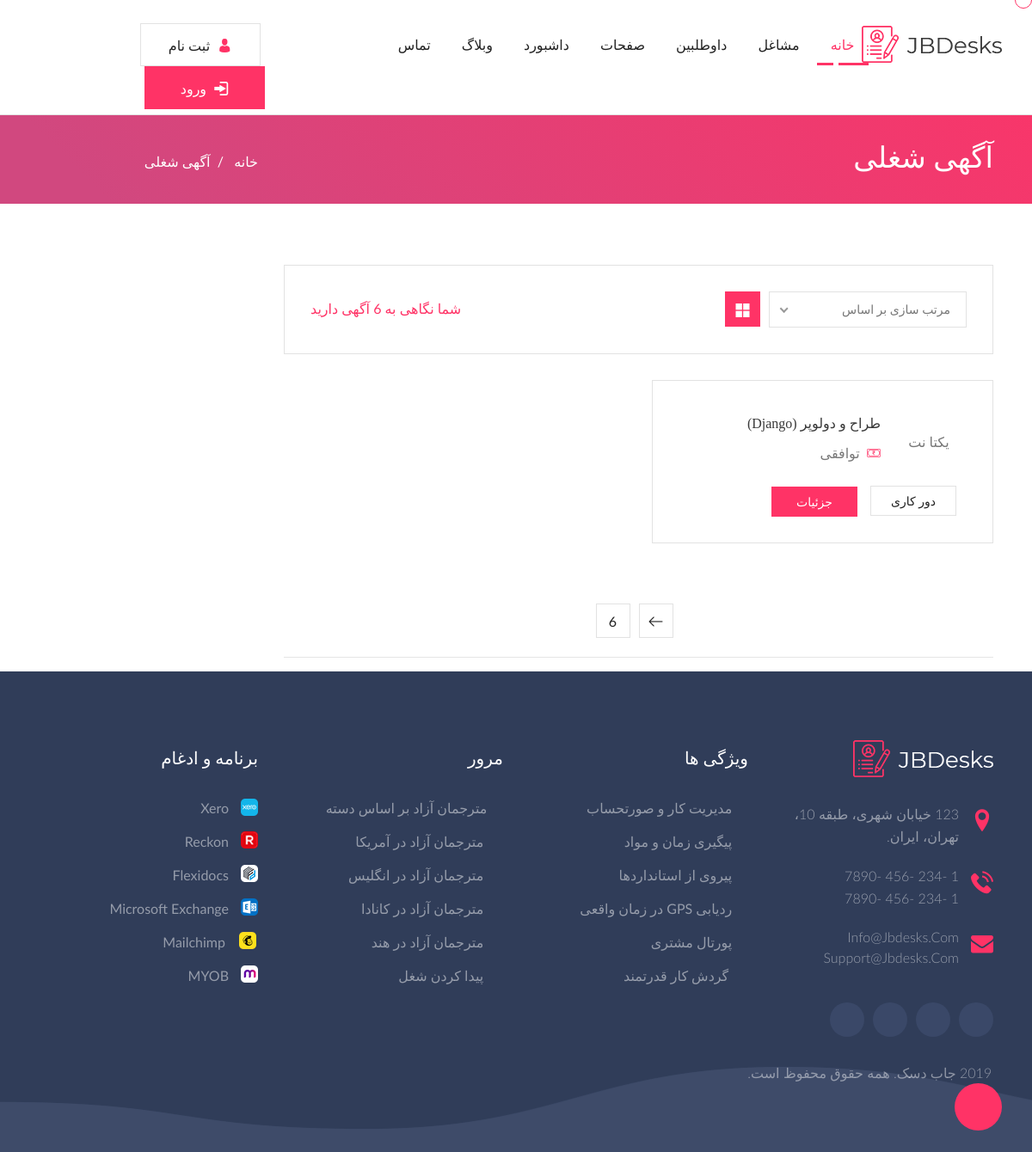
Page /jobs on the committed database.
### jobs/models.py (models this page shows, shortened)
class Jobs(models.Model):
    author = models.ForeignKey(User, models.CASCADE, verbose_name='نویسنده')
    title = models.CharField(max_length=300, verbose_name='عنوان شغلی')
    company = models.CharField(max_length=300, verbose_name='نام شرکت')
    description = models.TextField(verbose_name='توضیحات شغلی')
    employer_description = models.TextField(verbose_name='نفش کارمند در شرکت')
    address = models.TextField(verbose_name='آدرس شرکت شما')
    important = TaggableManager(blank=True, verbose_name='مهارت های لازم')
    service = TaggableManager(through=Services,blank=True, verbose_name='مسئولیت ها',related_name='services')
    price = models.CharField(max_length=200, default='12 تا 20 میلیون', choices=PRICE_CHOICES, verbose_name="حقوق")
    category = models.ForeignKey(Category, on_delete=models.SET_NULL, verbose_name='دسته بندی', blank=True, null=True)
    state = models.ForeignKey(Cities, on_delete=models.SET_NULL, verbose_name='شهر', blank=True, null=True)
    Type = models.CharField(max_length=200, default='d', choices=Job_CHOICES, verbose_name="وضعیت شغلی")
    status = models.CharField(max_length=200, default='i', choices=STATUS_CHOICES, verbose_name="وضعیت")
    soldiering = models.CharField(max_length=200, default='مهم نیست', choices=SOLDIER_CHOICES,
                                  verbose_name="وضعیت نظام وظیفه")
    sex = models.CharField(max_length=200, default='مهم نیست', choices=SEX_CHOICES,
                                  verbose_name="جنسیت")
    experiance = models.CharField(max_length=200, default='مهم نیست', choices=EXPERIANCE_CHOICES,
                                  verbose_name="سطح تجربه")
    date=models.DateTimeField(auto_now_add=True,verbose_name='زمان ثبت')

### jobs/views.py (the view)
# urls.py: path('jobs', JobListView.as_view(), name='job-list'),
class JobListView(ListView):
    model = Jobs
    template_name = 'jobs/jobs_list.html'
    queryset = Jobs.objects.filter(status='p')
    paginate_by = 1
    def get_context_data(self, **kwargs):
        context = super().get_context_data(**kwargs)
        context["jobcount"] = Jobs.objects.filter(status='p').count()
        return context

### templates/jobs/jobs_list.html (shortened to what this page needs)
{% extends 'shared/base.html' %}
{% block content %}
<div class="page_title_section">
    <div class="page_header">
        <div class="container">
            <div class="row">
                <div class="col-lg-9 col-md-9 col-12 col-sm-8">
                    <h1>آگهی شغلی</h1>
                </div>
                <div class="col-lg-3 col-md-3 col-12 col-sm-4">
                    <div class="sub_title_section">
                        <ul class="sub_title">
                            <li> <a href="{% url 'index' %}"> خانه </a>&nbsp; / &nbsp; </li>
                            <li>آگهی شغلی</li>
                        </ul>
                    </div>
                </div>
            </div>
        </div>
    </div>
</div>
<div class="job_filter_listing_wrapper jb_cover">
    <div class="container">
        <div class="row">
            <div class="col-lg-12 col-md-12 col-sm-12 col-12 d-none d-sm-none d-md-none d-lg-block d-xl-block">
            </div>
            <div class="col-lg-9 col-md-12 col-sm-12 col-12">
                <div class="job_listing_left_side jb_cover">
                    <div class="filter-area jb_cover">
                        <div class="list-grid">
                            <ul class="nav nav-tabs">
                                <li class="nav-item">
                                    <a class="nav-link active" data-toggle="tab" href="#grid"> <i
                                            class="flaticon-four-grid-layout-design-interface-symbol"></i></a>
                                </li>
                            </ul>
                        </div>
                        <div class="showpro">
                            <p>شما نگاهی به {{jobcount}} آگهی دارید</p>
                        </div>
                    </div>
                    <div class="tab-content btc_shop_index_content_tabs_main jb_cover">
                        <div id="grid" class="tab-pane active">
                            <div class="row">
                                {% for job in object_list %}
                                <div class="col-lg-6 col-md-6 col-sm-12">
                                    <div class="job_listing_left_fullwidth job_listing_grid_wrapper jb_cover">
                                        <div class="row">
                                            <div class="col-lg-12 col-md-12 col-sm-12 col-12">
                                                <div class="jp_job_post_side_img">
                                                    <br> <span>{{job.company}}</span>
                                                </div>
                                                <div class="jp_job_post_right_cont">
                                                    <h4><a href="{% url 'job-detail' job.id %}">{{job.title}}</a></h4>
                                                    <ul>
                                                        <li><i class="flaticon-cash"></i>&nbsp; {{job.price}}</li>
                                                    </ul>
                                                </div>
                                            </div>
                                            <div class="col-lg-12 col-md-12 col-sm-12 col-12">
                                                <div class="jp_job_post_right_btn_wrapper jb_cover">
                                                    <ul>
                                                        <li><a href="{% url 'job-detail' job.id %}">{{job.Type}}</a>
                                                        </li>
                                                        <li> <a href="{% url 'job-detail' job.id %}">جزئیات</a></li>
                                                    </ul>
                                                </div>
                                            </div>
                                        </div>
                                    </div>
                                </div>
                                {% endfor %}
                            </div>
                        </div>
                    </div>
                </div>
                {% if page_obj %}
                <div class="blog_pagination_section jb_cover">
                    <ul>
                        {% if page_obj.has_next %}
                        <li>
                            <a href="?page={{ page_obj.next_page_number }}" class="next"> <i
                                    class="flaticon-right-arrow"></i> </a>
                        </li>
                        <li> <a href="?page={{ page_obj.paginator.num_pages }}">{{ page_obj.paginator.num_pages }}</a>
                        </li>
                        {% endif %}
                    </ul>
                    <br>
                    <hr>
                </div>
            </div>
        </div>
    </div>
    {% endif %}
</div>
{% endblock content %}

### rows in the picture
Jobs: company "یکتا نت", title "طراح و دولوپر (Django)", price "توافقی", Type "دور کاری"

### other values in the picture
{{ jobcount }} "6"
{{ page_obj.paginator.num_pages }} "6"
